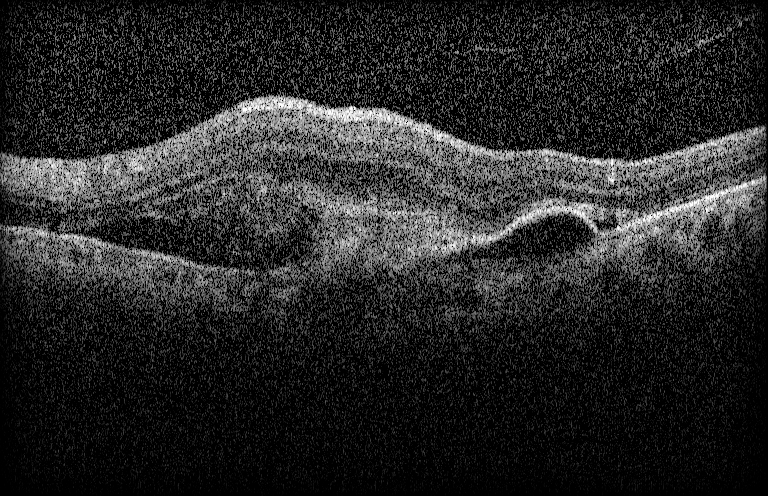
#> input picture test.jpg, 768 x 496 px; its folder holds only this picture in this run
$ python -i preprocessing.py   (imports and definitions only)   (older library calls are emulated)
#> lines starting #> are read from the running program, lines starting #| are printed output that depends on the picture; after the words box and inside, x2 and y2 are one past the last pixel; in counts of white or black regions, pixels touching at a corner belong together
### data/roi.py
"""ROI detection"""
from __future__ import division
import sys
import time
from os import path
sys.path.append( path.dirname( path.dirname( path.abspath(__file__) ) ) )

# logging
from logging import getLogger, NullHandler
import cv2
import numpy as np
from skimage import feature
from skimage.measure import ransac, CircleModel
from misc import get_bb_location
from misc import pick_one_object_w_filled_holes


LOGGER = getLogger(__name__)
LOGGER.addHandler(NullHandler())


def pre_roi_detection(img, img_path="None"):
    """
    input:
        img: numpy (BGR)
        img_path: str
    """
    assert len(img.shape) == 3, "len(img.shape) != 3"
    gray_img = cv2.cvtColor(img, cv2.COLOR_BGR2GRAY)
    gray_img[gray_img>=np.percentile(gray_img, [99])] = 0   # np.percentile()求第99%分位的数值，把大数值归0
    blur_gray_img = cv2.GaussianBlur(gray_img, (5, 5), 0)   # 高斯滤波，高斯矩阵(5, 5)，标准差为0

    threshold = blur_gray_img.mean()
    blur_gray_img_50l = blur_gray_img * (blur_gray_img < threshold)

    # global thresholding
    _, th1 = cv2.threshold(gray_img, threshold, 255, cv2.THRESH_BINARY)
    #  Otsu's thresholding
    _, th2 = cv2.threshold(blur_gray_img_50l, 0, 255,
                           cv2.THRESH_BINARY + cv2.THRESH_OTSU)
    th_total = th1 | th2

    try:
      # fill holes
      roi_mask = pick_one_object_w_filled_holes(th_total)

      # check two-stages thresholding is successful or not
      heigh, width = gray_img.shape
      area = width * heigh
      percentage = cv2.countNonZero(roi_mask) / area
      if percentage > 0.95:  # magic number
          LOGGER.warn('Two-stages thresholding fail for %s', img_path)

          # use global thresholding only
          roi_mask = pick_one_object_w_filled_holes(th1)
    except:
      h, w = gray_img.shape[:2]
      radius = int(h/2.)
      c_y = int(h/2.)
      c_x = int(w/2.)
      roi_mask = np.zeros(gray_img.shape[:2], dtype=np.uint8)
      cv2.circle(roi_mask, (c_x, c_y), radius, (255), -1, 8, 0)
    return roi_mask


def post_roi_detection(gray_img):
    """
    input:
        gray_img: numpy (one channel)
        img_path: str
    """
    assert len(gray_img.shape) == 2, "len(gray_img.shape) !=2"
    edges = feature.canny(gray_img, sigma=1)
    points = np.array(np.nonzero(edges)).T

    model_robust, inliers = ransac(points, CircleModel, min_samples=3,
                                   residual_threshold=1, max_trials=300)
    c_y, c_x, radius = model_robust.params
    return c_y, c_x, radius, points, inliers


def roi_detection(img, img_path="None"):
    """
    input:
        img: numpy (BGR)
        img_path: str
    output:
        c_y: int
        c_x: int
        radius: int
        y_st: int
        y_end: int
    """
    assert len(img.shape) == 3, "len(img.shape) != 3"

    #  t_start = time.time()
    # ROI detection
    pre_roi_mask = pre_roi_detection(img, img_path)

    c_y, c_x, radius, _, _ = post_roi_detection(pre_roi_mask)

    # check post_roi_detection
    h, w = img.shape[:2]
    if radius > w:
        LOGGER.warn('Post-ROI detection fail for %s', img_path)

        # use green channel to replace pre-ROI mask
        c_y, c_x, radius, _, _ = post_roi_detection(img[:, :, 1])

        # check post_roi_detection again
        if radius > w:
          radius = h/2.
          c_y = h/2.
          c_x = w/2.

    # get bounding box location
    _, _, y_st, y_end = get_bb_location(pre_roi_mask)
    #  t_end = time.time()
    #  print "It cost %f sec" % (t_end - t_start)

    return int(c_y), int(c_x), int(radius), y_st, y_end

### data/misc.py
""" Miscellaneous """

import cv2
import numpy as np
from scipy import ndimage


def pick_one_object_w_filled_holes(mask):
    """ return biggest object with filled holes
    """
    assert len(mask.shape) == 2, "len(mask.shape) != 2"
    #  fix some broken connection
    #  kernel = np.ones((10, 10), np.uint8)  # 20 is a magic number
    #  mask = cv2.dilate(mask, kernel, iterations=1)
    #  mask = cv2.erode(mask, kernel, iterations=1)
    #  fill the hole (ndimage.binary_fill_holes() return a binary mask)
    fixed_mask = np.asarray(ndimage.binary_fill_holes(mask) * 255, np.uint8)
    fixed_mask = pick_largest_object(fixed_mask) * fixed_mask
    return fixed_mask


def get_bb_location(mask):
    """ return (x_st, x_end, y_st, y_end)
    """
    assert len(mask.shape) == 2, "len(mask.shape) != 2"
    bbox = np.argwhere(mask)
    (y_st, x_st), (y_end, x_end) = bbox.min(0), bbox.max(0)
    return (x_st, x_end, y_st, y_end)


def crop_img(cv_img, roi_mask, pad_value=0, square=True, radius=None):
    """ return cropped image
    """
    assert cv_img.shape[:2] == roi_mask.shape, "shape not match"
    (x_st, x_end, y_st, y_end) = get_bb_location(roi_mask)

    if square and radius is not None:
        y_offset = int((2 * radius - (y_st + y_end)) / 2)
        x_offset = int((2 * radius - (x_st + x_end)) / 2)

        cropped_cv_img = np.zeros((2 * radius, 2 * radius, 3), np.uint8) + \
            pad_value
        cropped_cv_img[y_st + y_offset:y_end + y_offset,
                       x_st + x_offset:x_end + x_offset, :] = \
            cv_img[y_st:y_end, x_st:x_end, :]
    else:
        height = y_end - y_st
        width = x_end - x_st

        cropped_cv_img = np.zeros((height, width, 3), np.uint8)
        cropped_cv_img = cv_img[y_st:y_end, x_st:x_end, :]
    return cropped_cv_img


# [23 lines left out: function crop_img_w_offset, not called in this run]


def pick_largest_object(mask):
    """ return object of largest area
    args
        mask: threshold image (0 or 255)
    """
    connectivity = 8
    out_of_ccpn = cv2.connectedComponentsWithStats(mask, connectivity,
                                                   cv2.CV_32S)
    #  num_labels = out_of_ccpn[0]
    labels_matrix = out_of_ccpn[1]
    stats = out_of_ccpn[2]
    index_max_area = np.argmax(stats[1:, 4])
    return labels_matrix == (index_max_area + 1)


# [17 lines left out: functions scale_radius, vis_detection_result, not called in this run]

### data/img_enhance.py
""" Image Enhancement """

import cv2
import numpy as np


# [17 lines left out: functions fit, delete_noise, not called in this run]


def unsharp_masking(img, c_x, c_y, radius, strength_factor=30):
    """ enhancement method based on min-pooling
    """
    # create ROI mask
    roi_mask_ch3 = np.zeros(img.shape, dtype=np.uint8)
    cv2.circle(roi_mask_ch3, (c_x, c_y), radius, (1, 1, 1), -1, 8, 0)

    pad_value = 128
    gblur_cv_img = cv2.GaussianBlur(img, (0, 0), radius / strength_factor)
    pre_img = cv2.addWeighted(img, 4, gblur_cv_img, -4, 128)
    pre_img = pre_img * roi_mask_ch3 + pad_value * (1 - roi_mask_ch3)
    return pre_img


# [187 lines left out: functions unsharp_masking_w_bilateral, global_contrast_normalize, global_contrast_normalize_3ch, rgb2gray, histo_equalized, clahe_equalized and 3 more, not called in this run]

### data/preprocessing.py
""" Preprocessing """

from __future__ import division
from __future__ import absolute_import
import sys
from os import path
sys.path.append(path.dirname(path.abspath(__file__)))

import time
from logging import getLogger, NullHandler
from math import ceil
import cv2
import numpy as np
from roi import roi_detection
from misc import scale_radius
from misc import crop_img, crop_img_w_offset
from img_enhance import fit
from img_enhance import delete_noise
from img_enhance import unsharp_masking
from img_enhance import unsharp_masking_w_bilateral
from img_enhance import global_contrast_normalize_3ch
from img_enhance import gray_normalization

# logging
LOGGER = getLogger(__name__)
# [1 line not run here, left out]


def preprocessing_v1(img, mask_img=None, required_size=768, pre_flag=1,
                     factor=0.9, img_path="None",debug=False):
    """ preprocessing
    input
        factor (float): for boundary effect caused by unsharp masking
    """
    # inital setting
    if pre_flag == 1:
        required_r = ceil(required_size / 2 / factor)
    else:
        required_r = ceil(required_size / 2)

    # ROI detection
    t_start = time.time()
    scale_len = 400.
    w, h = img.shape[:2]
    max_len = max(w, h)
    scale = scale_len / max_len
    resized_img = cv2.resize(img, (0,0), fx=scale, fy=scale)
    c_y, c_x, radius, y_st, y_end = roi_detection(resized_img, img_path)
    c_y =  int(c_y / scale)
    c_x = int(c_x / scale)
    radius = int(radius / scale)
    y_st = int(y_st / scale)
    y_end = int(y_end / scale)
    t_end = time.time()
    print("ROI: It cost %f sec" % (t_end - t_start))

    t_start = time.time()
    # scale image to the requirement
    ratio = required_r / radius
    if ratio < 1:
        img = scale_radius(img, ratio)
        if mask_img is not None:
            mask_img = scale_radius(mask_img, ratio)

        # update parameters based on ratio
        c_x = int(ratio * c_x)
        c_y = int(ratio * c_y)
        radius = int(ratio * radius)
    else:
        ratio = 1

    # check the updated parameters are correct
    if debug:
        t_cy, t_cx, t_r, _, _ = roi_detection(img)
        assert abs(t_cx - c_x) < 5
        assert abs(t_cy - c_y) < 5
        assert abs(t_r - radius) < 5

    roi_mask_ch3 = np.zeros(img.shape, dtype=np.uint8)

    # image enhancement based on ROI
    if pre_flag == 0:
        pad_value = 0
        cv2.circle(roi_mask_ch3, (c_x, c_y), radius, (1, 1, 1), -1, 8, 0)
        enhanced_cv_img = fit(img, c_x, c_y, radius)

        # fix boundary effect for none circle case
        interval = 0
    elif pre_flag == 1:
        pad_value = 128
        radius = int(factor * radius)  # fix boundary effect
        cv2.circle(roi_mask_ch3, (c_x, c_y), radius, (1, 1, 1), -1, 8, 0)
        enhanced_cv_img = unsharp_masking(img, c_x, c_y, radius)

        # fix boundary effect for none circle case
        interval = 0.01 * (y_end - y_st)
    else:
        print("pre_flag == 0 -> Pre method 0 (fit)")
        print("pre_flag == 1 -> Pre method 1 (min-pooling)")
        print("The other values are not supported yet")
        raise ValueError

    y_st = int(y_st * ratio + interval)
    y_end = int(y_end * ratio - interval)
    roi_mask_ch3[y_end:, :, 0] = 0
    roi_mask_ch3[:y_st, :, 0] = 0

    cropped_pre_cv_img = crop_img(enhanced_cv_img, roi_mask_ch3[:, :, 0],
                                  pad_value=pad_value, square=True,
                                  radius=radius)
    pre_img = cv2.resize(cropped_pre_cv_img, (required_size, required_size))
    t_end = time.time()
    print("Pre: It cost %f sec" % (t_end - t_start))
    if mask_img is not None:
        mask_img = crop_img(mask_img, roi_mask_ch3[:, :, 0],
                                      pad_value=pad_value, square=True,
                                      radius=radius)
        mask_img = cv2.resize(mask_img, (required_size, required_size))
    if abs(cropped_pre_cv_img.shape[0] - required_size) > 5:
        LOGGER.warn('Resize image for too many pixels: %s', img_path)
        print(cropped_pre_cv_img.shape[0], required_size)
    if mask_img is not None:
        return pre_img, mask_img
    else:
        return pre_img


# [497 lines left out: functions classification_preprocessing, segmentation_preprocessing, not called in this run]

>>> import cv2
>>> picture = cv2.imread('../test.jpg')
#> picture is the input picture: shape (496, 768, 3); min 0, max 255, mean 39.5
>>> result = preprocessing_v1(picture)
#> in pre_roi_detection, `gray_img[gray_img>=np.percentile(gray_img, [99])] = 0`: gray_img: shape (258, 400); min 0, max 191, mean 37.3
#> in pre_roi_detection, `threshold = blur_gray_img.mean()`: threshold = 37.28
#> in pre_roi_detection, `_, th1 = cv2.threshold(gray_img, threshold, 255, cv2.THRESH_BINARY)`:
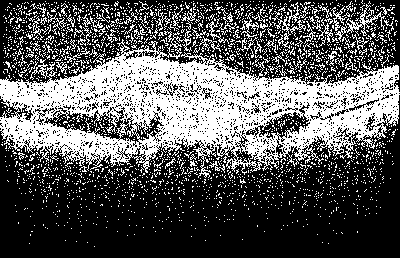
#> th1: shape (258, 400); 35.1% white; 2329 white regions (2241 under 20 px), largest, box (x1, y1, x2, y2) and area: (0, 29, 400, 178) 26169, (335, 4, 385, 42) 344, (272, 2, 308, 40) 295
#> in pre_roi_detection, `_, th2 = cv2.threshold(blur_gray_img_50l, 0, 255, cv2.THRESH_BINARY + ..`: th2: shape (258, 400); 34.6% white; 304 white regions (268 under 20 px), largest, box (x1, y1, x2, y2) and area: (0, 0, 400, 82) 20932, (0, 114, 400, 208) 10039, (45, 111, 133, 139) 1041
#> in pre_roi_detection, `th_total = th1 | th2`: th_total: shape (258, 400); 61.2% white; 2605 black regions (2540 under 20 px), largest, box (x1, y1, x2, y2) and area: (0, 126, 400, 258) 29337, (0, 0, 32, 78) 581, (371, 0, 400, 64) 406
#> in pick_one_object_w_filled_holes, `fixed_mask = np.asarray(ndimage.binary_fill_holes(mask) * 255, np.uint8)`: fixed_mask: shape (258, 400); 69.7% white; 40 black regions (21 under 20 px), largest, box (x1, y1, x2, y2) and area: (0, 126, 400, 258) 29313, (0, 0, 32, 78) 566, (371, 0, 400, 64) 406
#> in pick_largest_object, `labels_matrix = out_of_ccpn[1]`:
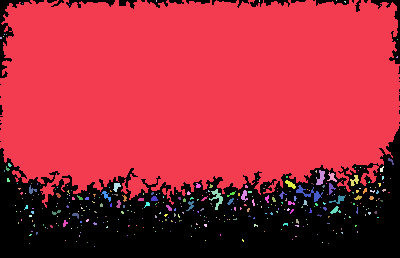
#> labels_matrix: shape (258, 400) int32; 351 distinct labels, from 0 to 350; one colour per label, 0 black
#> in pick_largest_object, `stats = out_of_ccpn[2]`: stats = 351 rows, first 6: [0, 0, 400, 258, 31293], [0, 0, 400, 208, 69734], [156, 0, 1, 2, 2], [259, 0, 1, 2, 2], [336, 0, 1, 1, 1], [344, 1, 2, 2, 3]
#> in pick_largest_object, `index_max_area = np.argmax(stats[1:, 4])`: index_max_area = 0
#> in pick_largest_object, `return labels_matrix == (index_max_area + 1)`:
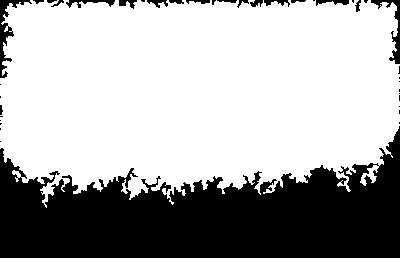
#> returned value: shape (258, 400) bool; 67.6% white; 40 black regions (21 under 20 px), largest, box (x1, y1, x2, y2) and area: (0, 126, 400, 258) 31465, (0, 0, 32, 78) 574, (371, 0, 400, 64) 410
#> in pre_roi_detection, `percentage = cv2.countNonZero(roi_mask) / area`: percentage = 0.676
#> in post_roi_detection, `edges = feature.canny(gray_img, sigma=1)`:
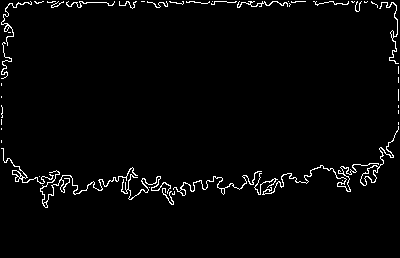
#> edges: shape (258, 400) bool; 2.5% white in thin lines or dots, all inside (x1, y1, x2, y2) = (1, 1, 399, 208)
#> in post_roi_detection, `points = np.array(np.nonzero(edges)).T`: points = 2565 pairs, first value 1 to 207, second value 1 to 398
#> in post_roi_detection, `c_y, c_x, radius = model_robust.params`: c_y = -946.7; c_x = 122.9; radius = 1136.9
#> in roi_detection, `c_y, c_x, radius, _, _ = post_roi_detection(pre_roi_mask)`: c_y = -946.7; c_x = 122.9; radius = 1136.9
#> in post_roi_detection (call 2), `edges = feature.canny(gray_img, sigma=1)`:
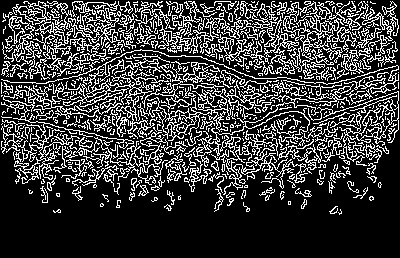
#> edges: shape (258, 400) bool; 23.7% white in thin lines or dots, all inside (x1, y1, x2, y2) = (1, 1, 399, 215)
#> in post_roi_detection (call 2), `points = np.array(np.nonzero(edges)).T`: points = 24484 pairs, first value 1 to 214, second value 1 to 398
#> in post_roi_detection (call 2), `c_y, c_x, radius = model_robust.params`: c_y = 102.8; c_x = 177.3; radius = 102
#> in roi_detection, `c_y, c_x, radius, _, _ = post_roi_detection(img[:, :, 1])`: c_y = 102.8; c_x = 177.3; radius = 102
#> in get_bb_location, `bbox = np.argwhere(mask)`: bbox = 69734 pairs, first value 0 to 207, second value 0 to 399
#> in get_bb_location, `(y_st, x_st), (y_end, x_end) = bbox.min(0), bbox.max(0)`: y_st = 0; y_end = 207; x_end = 399
#> in roi_detection, `_, _, y_st, y_end = get_bb_location(pre_roi_mask)`: y_st = 0; y_end = 207
#> in preprocessing_v1, `c_y, c_x, radius, y_st, y_end = roi_detection(resized_img, img_path)`: c_y = 102; c_x = 177; radius = 102; y_st = 0; y_end = 207
#> in preprocessing_v1, `c_y =  int(c_y / scale)`: c_y = 195
#> in preprocessing_v1, `c_x = int(c_x / scale)`: c_x = 339
#> in preprocessing_v1, `radius = int(radius / scale)`: radius = 195
#> in preprocessing_v1, `y_end = int(y_end / scale)`: y_end = 397
#> in preprocessing_v1, `ratio = required_r / radius`: ratio = 2.19
#> in preprocessing_v1, `radius = int(factor * radius)`: radius = 175
#> in preprocessing_v1, `cv2.circle(roi_mask_ch3, (c_x, c_y), radius, (1, 1, 1), -1, 8, 0)`: roi_mask_ch3: shape (496, 768, 3); values 0 (black) and 1 (white), 25.3% white; 1 white region, box (x1, y1, x2, y2) and area: (164, 20, 515, 371) 96209
#> in unsharp_masking, `pre_img = pre_img * roi_mask_ch3 + pad_value * (1 - roi_mask_ch3)`:
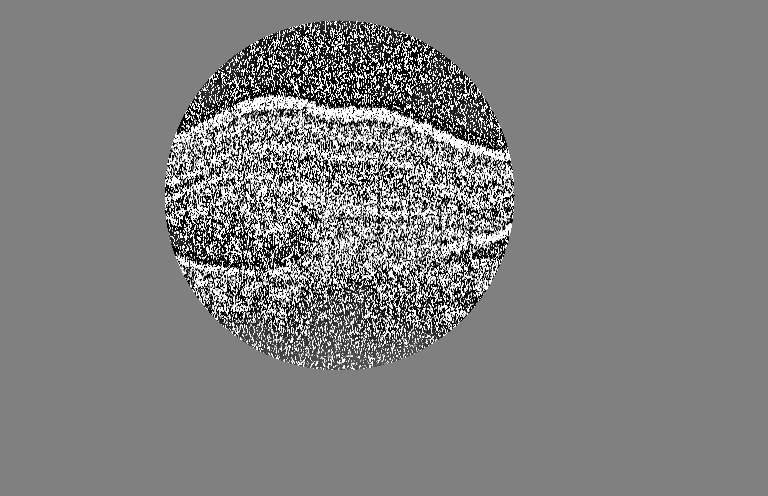
#> pre_img: shape (496, 768, 3); min 0, max 255, mean 127.8
#> in preprocessing_v1, `interval = 0.01 * (y_end - y_st)`: interval = 3.97
#> in preprocessing_v1, `y_st = int(y_st * ratio + interval)`: y_st = 3
#> in preprocessing_v1, `y_end = int(y_end * ratio - interval)`: y_end = 393
#> in crop_img, `(x_st, x_end, y_st, y_end) = get_bb_location(roi_mask)`: x_st = 164; x_end = 514; y_st = 20; y_end = 370
#> in crop_img, `y_offset = int((2 * radius - (y_st + y_end)) / 2)`: y_offset = -20
#> in crop_img, `x_offset = int((2 * radius - (x_st + x_end)) / 2)`: x_offset = -164
#> in preprocessing_v1, `pre_img = cv2.resize(cropped_pre_cv_img, (required_size, required_size))`:
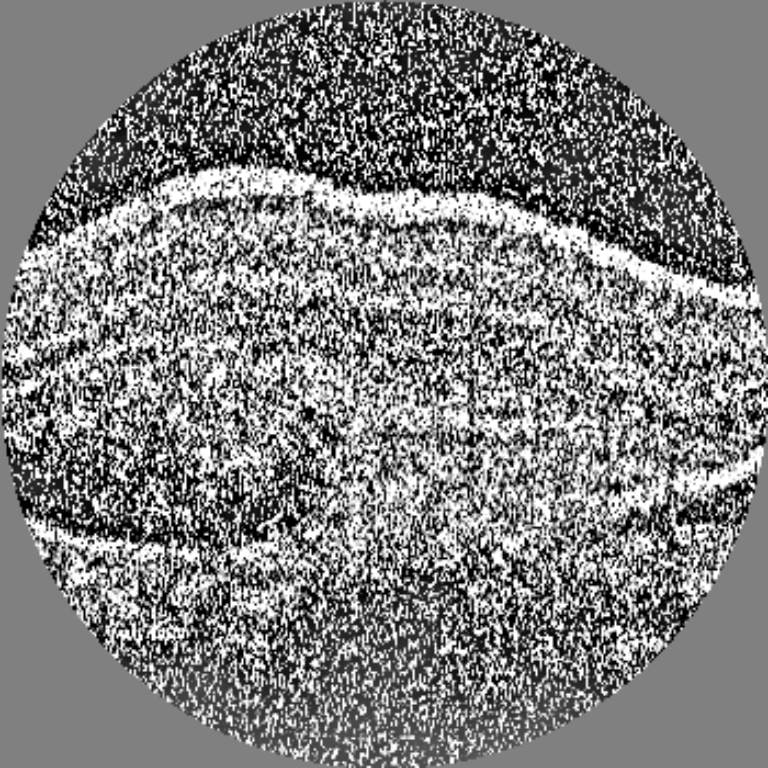
#> pre_img: shape (768, 768, 3); min 0, max 255, mean 127.2
#| 350 768
